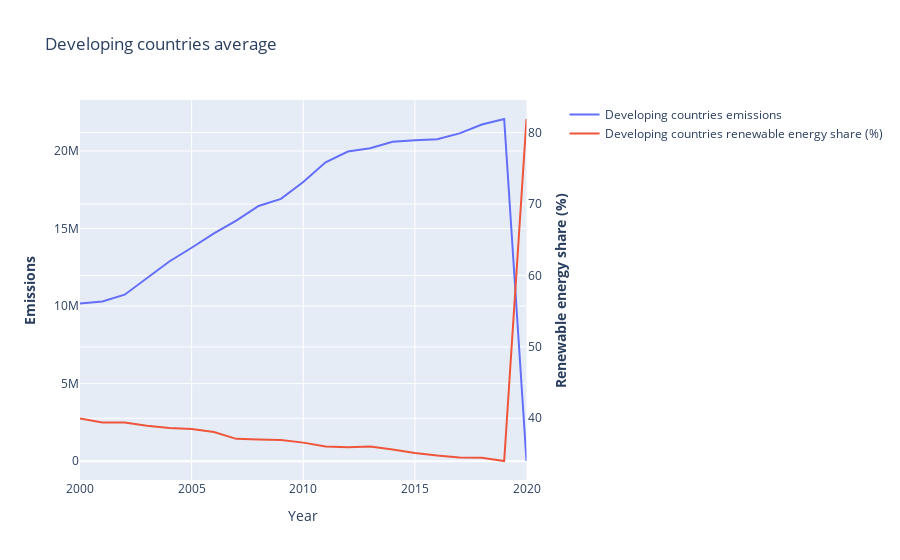

Here is the notebook cell this chart was saved with:
### Markdown cell above
In the graph above, the emissions in developed countries show that they have been decreasing over the years. Furthermore, there has been a steady increase of renewable energy since 2000. 

While the increase if renewable energy does seem to correlate with the reduction of CO₂ emissions supporting our first perspective, the decrease is not sheer. So even though renewable energy contributes to the reduction of emissions, the pace is not efficient to make big changes at once. Sustainability seems to help for the long term, but is too slow to meet urgent changes in reducing CO₂ emissions, which supports our second perspective.

### Code cell
developing_data = df[(df['Element'] == "Emissions (CO2)") & (df['Item'] == "All sectors without LULUCF") & (~df['Area'].isin(developed_countries))].drop(columns=[
    'Item','Access to electricity (% of population)',
    'Access to clean fuels for cooking',
    'Renewable-electricity-generating-capacity-per-capita',
    'Financial flows to developing countries (US $)',
    'Electricity from fossil fuels (TWh)', 'Electricity from nuclear (TWh)',
    'Low-carbon electricity (% electricity)',
    'Primary energy consumption per capita (kWh/person)',
    'Energy intensity level of primary energy (MJ/$2017 PPP GDP)',
    'Value_co2_emissions_kt_by_country',
    'Renewables (% equivalent primary energy)', 'gdp_growth',
    'gdp_per_capita', 'Density\\n(P/Km2)', 'Land Area(Km2)', 'Latitude',
    'Longitude']).dropna()

developing_means = pd.concat([developing_data['Renewable energy share in the total final energy consumption (%)'].groupby(developing_data['Year']).mean(), developing_data['Emission'].groupby(developing_data['Year']).sum()], axis=1)

# Create figure with secondary y-axis
fig = make_subplots(specs=[[{"secondary_y": True}]])

# Add traces
fig.add_trace(
    go.Scatter(x=developing_means.index, y=developing_means['Emission'], name="Developing countries emissions"),
    secondary_y=False,
)

fig.add_trace(
    go.Scatter(x=developing_means.index, y=developing_means['Renewable energy share in the total final energy consumption (%)'], name="Developing countries renewable energy share (%)"),
    secondary_y=True,
)

# Add figure title
fig.update_layout(
    title_text="Developing countries average"
)

# Set x-axis title
fig.update_xaxes(title_text="Year")

# Set y-axes titles
fig.update_yaxes(title_text="<b>Emissions</b>", secondary_y=False)
fig.update_yaxes(title_text="<b>Renewable energy share (%)</b>", secondary_y=True)

fig.show()

### Figure 1 — Plotly figure (JSON) as saved in the notebook; plotly's stock layout.template omitted (floating-point values rounded to 4 significant figures)
{"data": [{"name": "Developing countries emissions", "type": "scatter", "x": [2000, 2001, 2002, 2003, 2004, 2005, 2006, 2007, 2008, 2009, 2010, 2011, 2012, 2013, 2014, 2015, 2016, 2017, 2018, 2019, 2020], "xaxis": "x", "y": [10160000.0, 10300000.0, 10730000.0, 11810000.0, 12880000.0, 13760000.0, 14680000.0, 15510000.0, 16450000.0, 16910000.0, 17990000.0, 19270000.0, 19960000.0, 20180000.0, 20590000.0, 20690000.0, 20760000.0, 21140000.0, 21710000.0, 22060000.0, 10054], "yaxis": "y"}, {"name": "Developing countries renewable energy share (%)", "type": "scatter", "x": [2000, 2001, 2002, 2003, 2004, 2005, 2006, 2007, 2008, 2009, 2010, 2011, 2012, 2013, 2014, 2015, 2016, 2017, 2018, 2019, 2020], "xaxis": "x", "y": [39.96, 39.43, 39.4, 38.94, 38.63, 38.49, 38.09, 37.12, 37.04, 36.94, 36.59, 36.06, 35.96, 36.04, 35.62, 35.15, 34.79, 34.5, 34.47, 34.02, 81.9], "yaxis": "y2"}], "layout": {"title": {"text": "Developing countries average"}, "xaxis": {"anchor": "y", "domain": [0, 0.94], "title": {"text": "Year"}}, "yaxis": {"anchor": "x", "domain": [0, 1], "title": {"text": "<b>Emissions</b>"}}, "yaxis2": {"anchor": "x", "overlaying": "y", "side": "right", "title": {"text": "<b>Renewable energy share (%)</b>"}}}}
